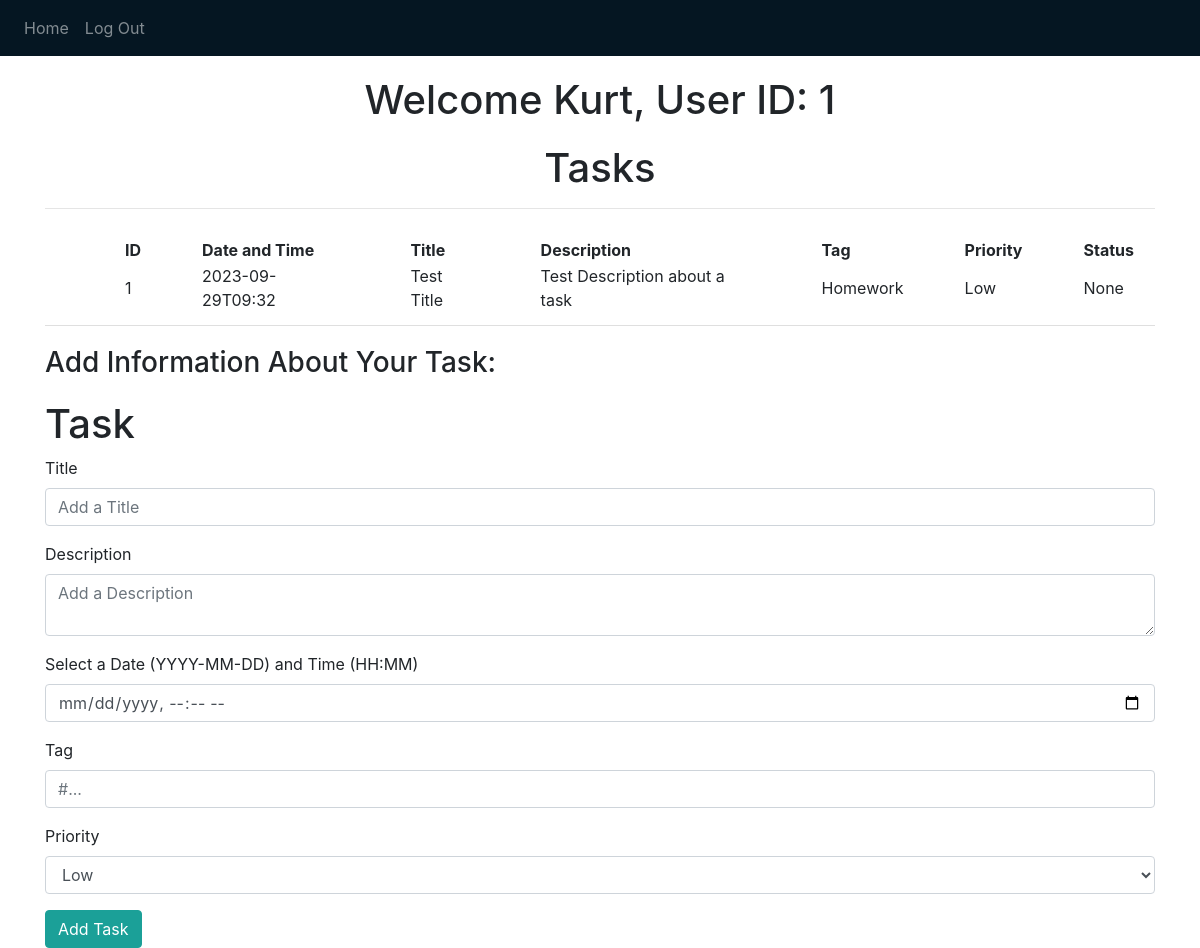
Page / (signed in) on the earlier database version.
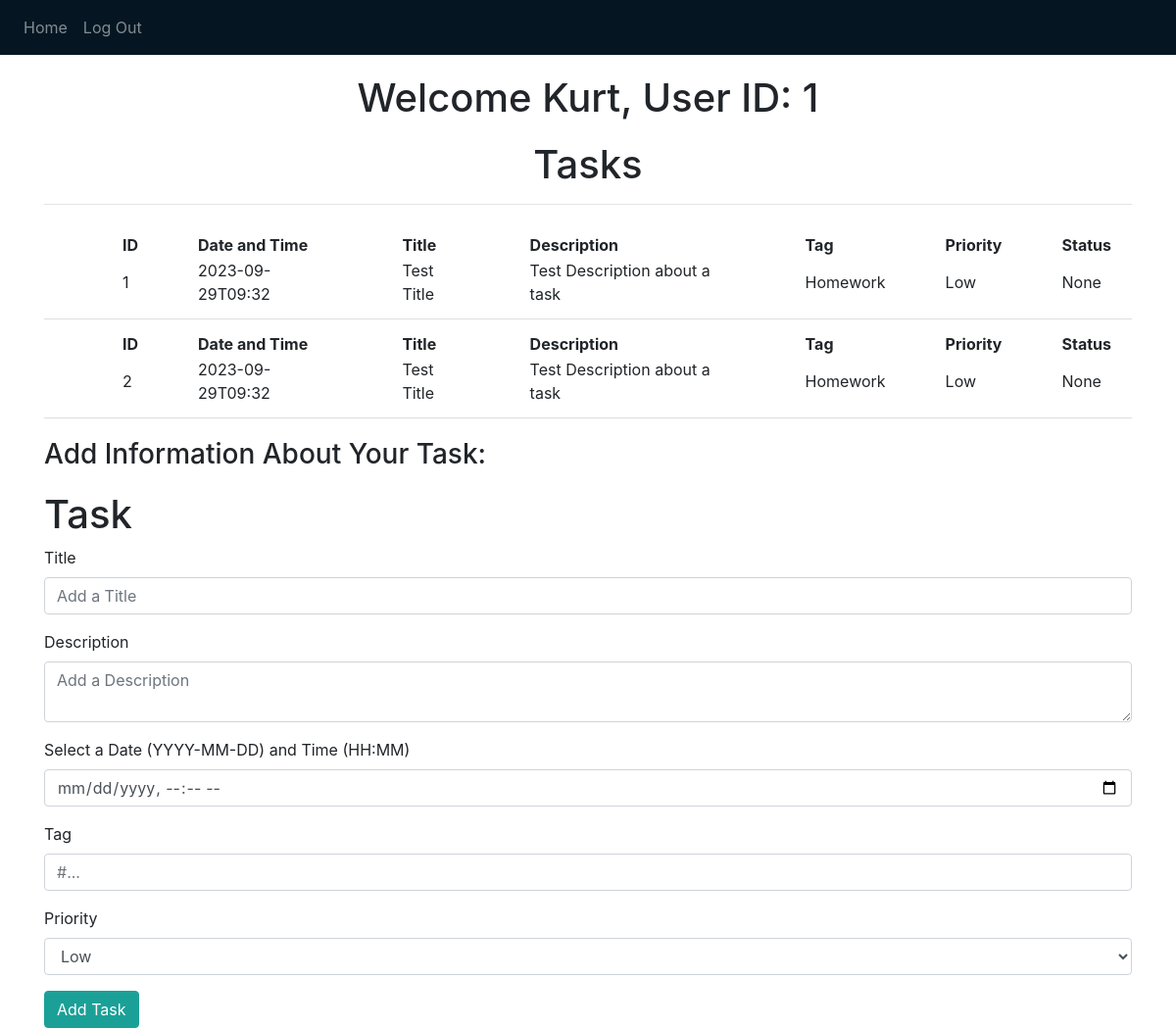
Same page on the later database version.
### website/models.py (models this page shows)
class User(db.Model, UserMixin):
    id = db.Column(db.Integer, primary_key=True) #ID will be incremented on its own
    email = db.Column(db.String(150), unique=True) #No user can have the same emial as another user that exists
    password = db.Column(db.String(150))
    first_name = db.Column(db.String(150))
    last_name = db.Column(db.String(150))
    tasks = db.relationship('Task') #Tells Flask and SQL to add this relationship to task.id

class Task(db.Model):
    id = db.Column(db.Integer, primary_key=True) #ID will be incremented on its own
    user_id = db.Column(db.Integer, db.ForeignKey('user.id')) #Foreign key is the user.id that created the task
    title = db.Column(db.String(1000)) #This will be the title of the task that was created
    description = db.Column(db.String(10000)) #The user can add notes and detail to tasks that they are creating
    due_date = db.Column(db.String(40)) # YYYY-MM-DD Format || The HTML is in MM/
    tag = db.Column(db.String(6))
    priority = db.Column(db.String(6)) #should only be 'Low', 'Medium', 'High'
    status = db.Column(db.Boolean) #False for incomplete, True for complete

### website/views.py (the view, shortened to what this page needs)
@views.route('/', methods = ['GET', 'POST'])
@login_required
def home():
    return render_template("home.html", user=current_user)

### website/__init__.py (called while the page is built)
def create_app():
    app = Flask(__name__)
    app.config['SECRET_KEY'] = 'THIS IS THE KEY FOR THE APP' #can be anything you want but you want to hide this
    app.config['SQLALCHEMY_DATABASE_URI'] = f'sqlite:///{DB_NAME}' #Telling flask where the database is located
    db.init_app(app)
    from .views import views
    from .auth import auth
    app.register_blueprint(views, url_prefix='/')
    app.register_blueprint(auth, url_prefix='/')
    from .models import User, Task
    with app.app_context():
        db.create_all()
    login_manager = LoginManager()
    login_manager.login_view = 'auth.login'
    login_manager.init_app(app)
    @login_manager.user_loader
    def load_user(id):
        return User.query.get(int(id))
    return app

### website/templates/home.html (shortened to what this page needs)
{% extends "base.html" %} {% block title %}Home{% endblock %} {% block content
    %}
    <h1 align="center">Welcome {{ user.first_name }}, User ID: {{ user.id }}</h1>
    <h1 align="center">Tasks</h1>
    <hr>
    <ul class="list-group list-group-flush" id="tasks">
      {% for task in user.tasks %}
      <li class="list-group-item">
        <table>
          <tr>
            <th>ID </th>
            <th>Date and Time </th>
            <th>Title </th>
            <th>Description </th>
            <th>Tag </th>
            <th>Priority</th>
            <th>Status</th>
          </tr>
          <tr>
            <td>{{ task.id }}</td>
            <td>{{ task.due_date}}</td>
            <td>{{ task.title }}</td>
            <td>{{ task.description }}</td>
            <td>{{ task.tag }}</td>
            <td>{{ task.priority }}</td>
            <td>{{ task.status }}</td>
          </tr>
        </table>
      </li>
      {% endfor %}
    </ul>
    <h3>Add Information About Your Task: </h3>
    <form method="POST">
      <h1>Task</h1>
      <div class="form-group">
        <label for="title">Title</label>
        <input type="text" class="form-control" id="title" name="title" placeholder="Add a Title" />
      </div>
      <div class="form-group">
        <label for="description">Description</label>
        <textarea type="text" class="form-control" id="description" name="description" placeholder="Add a Description"></textarea>
      </div>
      <div class="form-group">
        <label for="date">Select a Date (YYYY-MM-DD) and Time (HH:MM)</label>
        <input type="datetime-local" class="form-control" id="date" name="date" >
      </div>
      <div class="form-group">
        <label for="tag">Tag</label>
        <input type="text" class="form-control" id="tag" name="tag" placeholder="#..." />
      </div>
      <div class="form-group">
        <label for="priority">Priority</label>
        <select class="form-control" id="priority" name="priority">
          <option value="Low">Low</option>
        </select>
      </div>
    <div>
      <button type="submit" class="btn btn-primary">Add Task</button>
    </div>
    </form>
    {% endblock %}

### website/templates/base.html (shortened to what this page needs)
<!DOCTYPE html>
<html>
    <head>
        <link
            rel="stylesheet"
            href="static/style.css"
        />
    </head>
    <body>
        <nav class="navbar navbar-expand-lg navbar-dark bg-dark">
            <div class="collapse navbar-collapse" id="navbar">
                <div class="navbar-nav">
                    {% if user.is_authenticated %}
                    <a class="nav-item nav-link" id="home" href="/">Home</a>
                    <a class="nav-item nav-link" id="logout" href="/logout">Log Out</a>
                    {% else %}
                    <a class="nav-item nav-link" id="login" href="/login">Login</a>
                    <a class="nav-item nav-link" id="signUp" href="/sign-up">Sign Up</a>
                    {% endif %}
                </div>
            </div>
        </nav>
        <div class="container">
        {% block content %}
        {% endblock %}
        </div>
    </body>
</html>

Differences in the rows shown:
added Task: id "2", due_date "2023-09-29T09:32", title "Test Title", description "Test Description about a task", tag "Homework", priority "Low", status "None"
